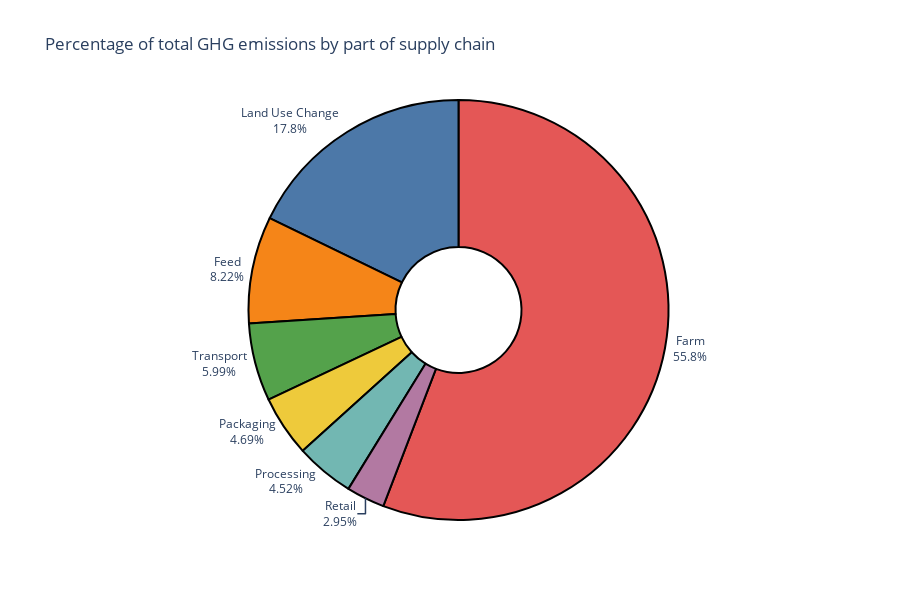

Notebook code cell kept with this figure:
### Markdown cell above
### Where do the emissions come from?

### Code cell
df2 = df_per_product.iloc[55]
fig = px.pie(df2, values=df2.values[1:], names=df2.index[1:], hole=.3, height=600, title='Percentage of total GHG emissions by part of supply chain')
fig.update_traces(textposition='outside', textinfo='label+percent', marker=dict(colors=standard_discrete, line=dict(color='#000000', width=2)), showlegend=False)
fig.show()

### Figure 1 — Plotly figure (JSON) as saved in the notebook; plotly's stock layout.template omitted (floating-point values rounded to 4 significant figures)
{"data": [{"domain": {"x": [0, 1], "y": [0, 1]}, "hole": 0.3, "hovertemplate": "label=%{label}<br>value=%{value}<extra></extra>", "labels": ["Land Use Change", "Feed", "Farm", "Processing", "Transport", "Packaging", "Retail"], "legendgroup": "", "marker": {"colors": ["#4C78A8", "#F58518", "#E45756", "#72B7B2", "#54A24B", "#EECA3B", "#B279A2", "#FF9DA6", "#9D755D", "#BAB0AC"], "line": {"color": "#000000", "width": 2}}, "name": "", "showlegend": false, "textinfo": "label+percent", "textposition": "outside", "type": "pie", "values": [2379000.0, 1098000.0, 7463000.0, 604300.0, 801400.0, 626900.0, 394200.0]}], "layout": {"height": 600, "legend": {"tracegroupgap": 0}, "title": {"text": "Percentage of total GHG emissions by part of supply chain"}}}
